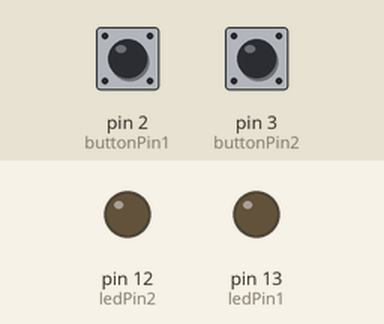
A sketch run on a simulated Arduino Uno, built with avr-gcc and run on an emulated ATmega328P. Parts: output pins drawn as LEDs (lit = HIGH). Dashed ring = blinking. The test bench sets the inputs (shaded band); at power-on: pin 3 (buttonPin2) HIGH, pin 2 (buttonPin1) HIGH.

Above: at 1.2 s.
1.3 s: pin 3 (buttonPin2) pulled LOW for 0.15 s
At 1.9 s:
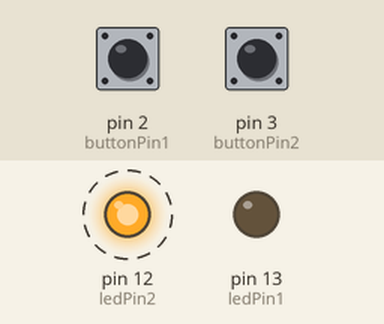
4.4 s: pin 2 (buttonPin1) pulled LOW for 0.15 s
At 4.52 s:
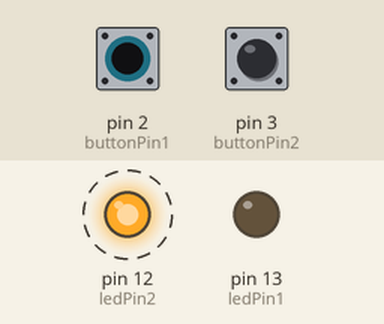
7.4 s: pin 3 (buttonPin2) pulled LOW for 1 s
At 7.52 s:
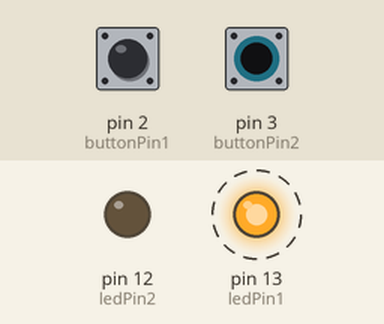
10.4 s: pin 3 (buttonPin2) pulled LOW for 3.2 s
At 10.52 s:
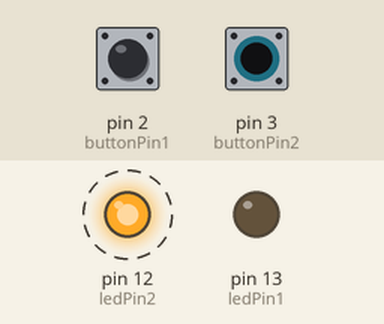
15.1 s: pin 3 (buttonPin2) pulled LOW for 0.15 s
At 15.27 s:
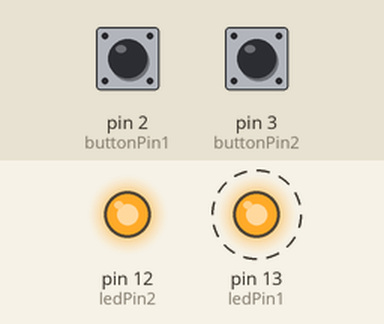
Timing chart, 0 to 19.1 s (numbered marks = the images above; inputs shaded):
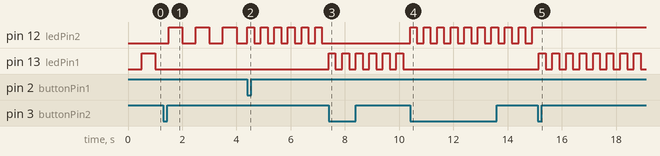

The sketch:

Real_Time_LED_Control_System_Using_Simulator.ino
```cpp
// Pin definitions
const int ledPin1 = 13; // Red LED
const int ledPin2 = 12; // Green LED
const int buttonPin1 = 2;
const int buttonPin2 = 3;

// Variables
int blinkRate = 500; // Default blink rate in milliseconds
volatile bool colorToggle = false;
unsigned long previousMillis = 0;
int currentLedPin = ledPin1;

void setup() {
  // Initialize pins
  pinMode(ledPin1, OUTPUT);
  pinMode(ledPin2, OUTPUT);
  pinMode(buttonPin1, INPUT_PULLUP);
  pinMode(buttonPin2, INPUT_PULLUP);

  // Attach interrupts
  attachInterrupt(digitalPinToInterrupt(buttonPin1), changeBlinkRate, FALLING);
  attachInterrupt(digitalPinToInterrupt(buttonPin2), changeColor, FALLING);
}

void loop() {
  unsigned long currentMillis = millis();

  // Blink LED at the current rate
  if (currentMillis - previousMillis >= blinkRate) {
    previousMillis = currentMillis;
    digitalWrite(currentLedPin, !digitalRead(currentLedPin));
  }
}

void changeBlinkRate() {
  blinkRate = (blinkRate == 500) ? 250 : 500; // Toggle between 1 Hz and 2 Hz
}

void changeColor() {
  // Toggle LED pin
  currentLedPin = (currentLedPin == ledPin1) ? ledPin2 : ledPin1;
}
```

Measured:
- after the input at 1.3 s, pin 12 (ledPin2): alternates HIGH for 0.50 s and LOW for 0.50 s, starting after 0.20 s; pin 13 (ledPin1): stops changing and stays LOW
- after the input at 4.4 s, pin 12 (ledPin2): alternates HIGH for 0.25 s and LOW for 0.25 s, starting at once
- after the input at 7.4 s, pin 12 (ledPin2): stops changing and stays LOW; pin 13 (ledPin1): alternates HIGH for 0.25 s and LOW for 0.25 s, starting at once
- after the input at 10.4 s, pin 12 (ledPin2): alternates HIGH for 0.25 s and LOW for 0.25 s, starting at once; pin 13 (ledPin1): stops changing and stays LOW
- after the input at 15.1 s, pin 12 (ledPin2): stops changing and stays HIGH; pin 13 (ledPin1): alternates HIGH for 0.25 s and LOW for 0.25 s, starting after 0.05 s
